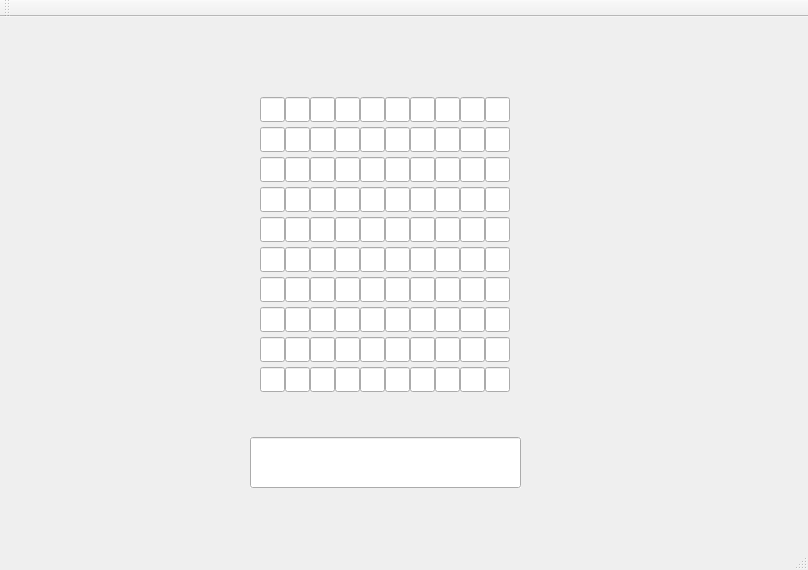
<?xml version="1.0" encoding="UTF-8"?>
<ui version="4.0">
 <class>MainWindow</class>
 <widget class="QMainWindow" name="MainWindow">
  <property name="geometry">
   <rect>
    <x>0</x>
    <y>0</y>
    <width>808</width>
    <height>570</height>
   </rect>
  </property>
  <property name="windowTitle">
   <string>Crossword</string>
  </property>
  <widget class="QWidget" name="centralWidget">
   <widget class="QLineEdit" name="L01">
    <property name="geometry">
     <rect>
      <x>285</x>
      <y>80</y>
      <width>25</width>
      <height>25</height>
     </rect>
    </property>
    <property name="maxLength">
     <number>10</number>
    </property>
   </widget>
   <widget class="QLineEdit" name="L09">
    <property name="geometry">
     <rect>
      <x>485</x>
      <y>80</y>
      <width>25</width>
      <height>25</height>
     </rect>
    </property>
    <property name="maxLength">
     <number>1</number>
    </property>
   </widget>
   <widget class="QLineEdit" name="L07">
    <property name="geometry">
     <rect>
      <x>435</x>
      <y>80</y>
      <width>25</width>
      <height>25</height>
     </rect>
    </property>
    <property name="maxLength">
     <number>1</number>
    </property>
   </widget>
   <widget class="QLineEdit" name="L00">
    <property name="enabled">
     <bool>true</bool>
    </property>
    <property name="geometry">
     <rect>
      <x>260</x>
      <y>80</y>
      <width>25</width>
      <height>25</height>
     </rect>
    </property>
    <property name="inputMask">
     <string/>
    </property>
    <property name="maxLength">
     <number>1</number>
    </property>
    <property name="readOnly">
     <bool>false</bool>
    </property>
   </widget>
   <widget class="QLineEdit" name="L06">
    <property name="geometry">
     <rect>
      <x>410</x>
      <y>80</y>
      <width>25</width>
      <height>25</height>
     </rect>
    </property>
    <property name="maxLength">
     <number>1</number>
    </property>
   </widget>
   <widget class="QLineEdit" name="L08">
    <property name="geometry">
     <rect>
      <x>460</x>
      <y>80</y>
      <width>25</width>
      <height>25</height>
     </rect>
    </property>
    <property name="maxLength">
     <number>1</number>
    </property>
   </widget>
   <widget class="QLineEdit" name="L04">
    <property name="geometry">
     <rect>
      <x>360</x>
      <y>80</y>
      <width>25</width>
      <height>25</height>
     </rect>
    </property>
    <property name="maxLength">
     <number>1</number>
    </property>
   </widget>
   <widget class="QLineEdit" name="L03">
    <property name="geometry">
     <rect>
      <x>335</x>
      <y>80</y>
      <width>25</width>
      <height>25</height>
     </rect>
    </property>
    <property name="maxLength">
     <number>1</number>
    </property>
   </widget>
   <widget class="QLineEdit" name="L05">
    <property name="geometry">
     <rect>
      <x>385</x>
      <y>80</y>
      <width>25</width>
      <height>25</height>
     </rect>
    </property>
    <property name="maxLength">
     <number>1</number>
    </property>
   </widget>
   <widget class="QLineEdit" name="L02">
    <property name="geometry">
     <rect>
      <x>310</x>
      <y>80</y>
      <width>25</width>
      <height>25</height>
     </rect>
    </property>
    <property name="maxLength">
     <number>1</number>
    </property>
   </widget>
   <widget class="QLineEdit" name="L15">
    <property name="geometry">
     <rect>
      <x>385</x>
      <y>110</y>
      <width>25</width>
      <height>25</height>
     </rect>
    </property>
    <property name="maxLength">
     <number>1</number>
    </property>
   </widget>
   <widget class="QLineEdit" name="L16">
    <property name="geometry">
     <rect>
      <x>410</x>
      <y>110</y>
      <width>25</width>
      <height>25</height>
     </rect>
    </property>
    <property name="maxLength">
     <number>1</number>
    </property>
   </widget>
   <widget class="QLineEdit" name="L13">
    <property name="geometry">
     <rect>
      <x>335</x>
      <y>110</y>
      <width>25</width>
      <height>25</height>
     </rect>
    </property>
    <property name="maxLength">
     <number>1</number>
    </property>
   </widget>
   <widget class="QLineEdit" name="L10">
    <property name="geometry">
     <rect>
      <x>260</x>
      <y>110</y>
      <width>25</width>
      <height>25</height>
     </rect>
    </property>
    <property name="maxLength">
     <number>1</number>
    </property>
   </widget>
   <widget class="QLineEdit" name="L12">
    <property name="geometry">
     <rect>
      <x>310</x>
      <y>110</y>
      <width>25</width>
      <height>25</height>
     </rect>
    </property>
    <property name="maxLength">
     <number>1</number>
    </property>
   </widget>
   <widget class="QLineEdit" name="L14">
    <property name="geometry">
     <rect>
      <x>360</x>
      <y>110</y>
      <width>25</width>
      <height>25</height>
     </rect>
    </property>
    <property name="maxLength">
     <number>1</number>
    </property>
   </widget>
   <widget class="QLineEdit" name="L11">
    <property name="geometry">
     <rect>
      <x>285</x>
      <y>110</y>
      <width>25</width>
      <height>25</height>
     </rect>
    </property>
    <property name="maxLength">
     <number>1</number>
    </property>
   </widget>
   <widget class="QLineEdit" name="L17">
    <property name="geometry">
     <rect>
      <x>435</x>
      <y>110</y>
      <width>25</width>
      <height>25</height>
     </rect>
    </property>
    <property name="maxLength">
     <number>1</number>
    </property>
   </widget>
   <widget class="QLineEdit" name="L19">
    <property name="geometry">
     <rect>
      <x>485</x>
      <y>110</y>
      <width>25</width>
      <height>25</height>
     </rect>
    </property>
    <property name="maxLength">
     <number>1</number>
    </property>
   </widget>
   <widget class="QLineEdit" name="L18">
    <property name="geometry">
     <rect>
      <x>460</x>
      <y>110</y>
      <width>25</width>
      <height>25</height>
     </rect>
    </property>
    <property name="maxLength">
     <number>1</number>
    </property>
   </widget>
   <widget class="QLineEdit" name="L25">
    <property name="geometry">
     <rect>
      <x>385</x>
      <y>140</y>
      <width>25</width>
      <height>25</height>
     </rect>
    </property>
    <property name="maxLength">
     <number>1</number>
    </property>
   </widget>
   <widget class="QLineEdit" name="L26">
    <property name="geometry">
     <rect>
      <x>410</x>
      <y>140</y>
      <width>25</width>
      <height>25</height>
     </rect>
    </property>
    <property name="maxLength">
     <number>1</number>
    </property>
   </widget>
   <widget class="QLineEdit" name="L23">
    <property name="geometry">
     <rect>
      <x>335</x>
      <y>140</y>
      <width>25</width>
      <height>25</height>
     </rect>
    </property>
    <property name="maxLength">
     <number>1</number>
    </property>
   </widget>
   <widget class="QLineEdit" name="L20">
    <property name="geometry">
     <rect>
      <x>260</x>
      <y>140</y>
      <width>25</width>
      <height>25</height>
     </rect>
    </property>
    <property name="maxLength">
     <number>1</number>
    </property>
   </widget>
   <widget class="QLineEdit" name="L22">
    <property name="geometry">
     <rect>
      <x>310</x>
      <y>140</y>
      <width>25</width>
      <height>25</height>
     </rect>
    </property>
    <property name="maxLength">
     <number>1</number>
    </property>
   </widget>
   <widget class="QLineEdit" name="L24">
    <property name="geometry">
     <rect>
      <x>360</x>
      <y>140</y>
      <width>25</width>
      <height>25</height>
     </rect>
    </property>
    <property name="maxLength">
     <number>1</number>
    </property>
   </widget>
   <widget class="QLineEdit" name="L21">
    <property name="geometry">
     <rect>
      <x>285</x>
      <y>140</y>
      <width>25</width>
      <height>25</height>
     </rect>
    </property>
    <property name="maxLength">
     <number>1</number>
    </property>
   </widget>
   <widget class="QLineEdit" name="L27">
    <property name="geometry">
     <rect>
      <x>435</x>
      <y>140</y>
      <width>25</width>
      <height>25</height>
     </rect>
    </property>
    <property name="maxLength">
     <number>1</number>
    </property>
   </widget>
   <widget class="QLineEdit" name="L29">
    <property name="geometry">
     <rect>
      <x>485</x>
      <y>140</y>
      <width>25</width>
      <height>25</height>
     </rect>
    </property>
    <property name="maxLength">
     <number>1</number>
    </property>
   </widget>
   <widget class="QLineEdit" name="L28">
    <property name="geometry">
     <rect>
      <x>460</x>
      <y>140</y>
      <width>25</width>
      <height>25</height>
     </rect>
    </property>
    <property name="maxLength">
     <number>1</number>
    </property>
   </widget>
   <widget class="QLineEdit" name="L35">
    <property name="geometry">
     <rect>
      <x>385</x>
      <y>170</y>
      <width>25</width>
      <height>25</height>
     </rect>
    </property>
    <property name="maxLength">
     <number>1</number>
    </property>
   </widget>
   <widget class="QLineEdit" name="L36">
    <property name="geometry">
     <rect>
      <x>410</x>
      <y>170</y>
      <width>25</width>
      <height>25</height>
     </rect>
    </property>
    <property name="maxLength">
     <number>1</number>
    </property>
   </widget>
   <widget class="QLineEdit" name="L33">
    <property name="geometry">
     <rect>
      <x>335</x>
      <y>170</y>
      <width>25</width>
      <height>25</height>
     </rect>
    </property>
    <property name="maxLength">
     <number>1</number>
    </property>
   </widget>
   <widget class="QLineEdit" name="L30">
    <property name="geometry">
     <rect>
      <x>260</x>
      <y>170</y>
      <width>25</width>
      <height>25</height>
     </rect>
    </property>
    <property name="maxLength">
     <number>1</number>
    </property>
   </widget>
   <widget class="QLineEdit" name="L32">
    <property name="geometry">
     <rect>
      <x>310</x>
      <y>170</y>
      <width>25</width>
      <height>25</height>
     </rect>
    </property>
    <property name="maxLength">
     <number>1</number>
    </property>
   </widget>
   <widget class="QLineEdit" name="L34">
    <property name="geometry">
     <rect>
      <x>360</x>
      <y>170</y>
      <width>25</width>
      <height>25</height>
     </rect>
    </property>
    <property name="maxLength">
     <number>1</number>
    </property>
   </widget>
   <widget class="QLineEdit" name="L31">
    <property name="geometry">
     <rect>
      <x>285</x>
      <y>170</y>
      <width>25</width>
      <height>25</height>
     </rect>
    </property>
    <property name="maxLength">
     <number>1</number>
    </property>
   </widget>
   <widget class="QLineEdit" name="L37">
    <property name="geometry">
     <rect>
      <x>435</x>
      <y>170</y>
      <width>25</width>
      <height>25</height>
     </rect>
    </property>
    <property name="maxLength">
     <number>1</number>
    </property>
   </widget>
   <widget class="QLineEdit" name="L39">
    <property name="geometry">
     <rect>
      <x>485</x>
      <y>170</y>
      <width>25</width>
      <height>25</height>
     </rect>
    </property>
    <property name="maxLength">
     <number>1</number>
    </property>
   </widget>
   <widget class="QLineEdit" name="L38">
    <property name="geometry">
     <rect>
      <x>460</x>
      <y>170</y>
      <width>25</width>
      <height>25</height>
     </rect>
    </property>
    <property name="maxLength">
     <number>1</number>
    </property>
   </widget>
   <widget class="QLineEdit" name="L45">
    <property name="geometry">
     <rect>
      <x>385</x>
      <y>200</y>
      <width>25</width>
      <height>25</height>
     </rect>
    </property>
    <property name="maxLength">
     <number>1</number>
    </property>
   </widget>
   <widget class="QLineEdit" name="L46">
    <property name="geometry">
     <rect>
      <x>410</x>
      <y>200</y>
      <width>25</width>
      <height>25</height>
     </rect>
    </property>
    <property name="maxLength">
     <number>1</number>
    </property>
   </widget>
   <widget class="QLineEdit" name="L43">
    <property name="geometry">
     <rect>
      <x>335</x>
      <y>200</y>
      <width>25</width>
      <height>25</height>
     </rect>
    </property>
    <property name="maxLength">
     <number>1</number>
    </property>
   </widget>
   <widget class="QLineEdit" name="L40">
    <property name="geometry">
     <rect>
      <x>260</x>
      <y>200</y>
      <width>25</width>
      <height>25</height>
     </rect>
    </property>
    <property name="maxLength">
     <number>1</number>
    </property>
   </widget>
   <widget class="QLineEdit" name="L42">
    <property name="geometry">
     <rect>
      <x>310</x>
      <y>200</y>
      <width>25</width>
      <height>25</height>
     </rect>
    </property>
    <property name="maxLength">
     <number>1</number>
    </property>
   </widget>
   <widget class="QLineEdit" name="L44">
    <property name="geometry">
     <rect>
      <x>360</x>
      <y>200</y>
      <width>25</width>
      <height>25</height>
     </rect>
    </property>
    <property name="maxLength">
     <number>1</number>
    </property>
   </widget>
   <widget class="QLineEdit" name="L41">
    <property name="geometry">
     <rect>
      <x>285</x>
      <y>200</y>
      <width>25</width>
      <height>25</height>
     </rect>
    </property>
    <property name="maxLength">
     <number>1</number>
    </property>
   </widget>
   <widget class="QLineEdit" name="L47">
    <property name="geometry">
     <rect>
      <x>435</x>
      <y>200</y>
      <width>25</width>
      <height>25</height>
     </rect>
    </property>
    <property name="maxLength">
     <number>1</number>
    </property>
   </widget>
   <widget class="QLineEdit" name="L49">
    <property name="geometry">
     <rect>
      <x>485</x>
      <y>200</y>
      <width>25</width>
      <height>25</height>
     </rect>
    </property>
    <property name="maxLength">
     <number>1</number>
    </property>
   </widget>
   <widget class="QLineEdit" name="L48">
    <property name="geometry">
     <rect>
      <x>460</x>
      <y>200</y>
      <width>25</width>
      <height>25</height>
     </rect>
    </property>
    <property name="maxLength">
     <number>1</number>
    </property>
   </widget>
   <widget class="QLineEdit" name="L55">
    <property name="geometry">
     <rect>
      <x>385</x>
      <y>230</y>
      <width>25</width>
      <height>25</height>
     </rect>
    </property>
    <property name="maxLength">
     <number>1</number>
    </property>
   </widget>
   <widget class="QLineEdit" name="L56">
    <property name="geometry">
     <rect>
      <x>410</x>
      <y>230</y>
      <width>25</width>
      <height>25</height>
     </rect>
    </property>
    <property name="maxLength">
     <number>1</number>
    </property>
   </widget>
   <widget class="QLineEdit" name="L53">
    <property name="geometry">
     <rect>
      <x>335</x>
      <y>230</y>
      <width>25</width>
      <height>25</height>
     </rect>
    </property>
    <property name="maxLength">
     <number>1</number>
    </property>
   </widget>
   <widget class="QLineEdit" name="L50">
    <property name="geometry">
     <rect>
      <x>260</x>
      <y>230</y>
      <width>25</width>
      <height>25</height>
     </rect>
    </property>
    <property name="maxLength">
     <number>1</number>
    </property>
   </widget>
   <widget class="QLineEdit" name="L52">
    <property name="geometry">
     <rect>
      <x>310</x>
      <y>230</y>
      <width>25</width>
      <height>25</height>
     </rect>
    </property>
    <property name="maxLength">
     <number>1</number>
    </property>
   </widget>
   <widget class="QLineEdit" name="L54">
    <property name="geometry">
     <rect>
      <x>360</x>
      <y>230</y>
      <width>25</width>
      <height>25</height>
     </rect>
    </property>
    <property name="maxLength">
     <number>1</number>
    </property>
   </widget>
   <widget class="QLineEdit" name="L51">
    <property name="geometry">
     <rect>
      <x>285</x>
      <y>230</y>
      <width>25</width>
      <height>25</height>
     </rect>
    </property>
    <property name="maxLength">
     <number>1</number>
    </property>
   </widget>
   <widget class="QLineEdit" name="L57">
    <property name="geometry">
     <rect>
      <x>435</x>
      <y>230</y>
      <width>25</width>
      <height>25</height>
     </rect>
    </property>
    <property name="maxLength">
     <number>1</number>
    </property>
   </widget>
   <widget class="QLineEdit" name="L59">
    <property name="geometry">
     <rect>
      <x>485</x>
      <y>230</y>
      <width>25</width>
      <height>25</height>
     </rect>
    </property>
    <property name="maxLength">
     <number>1</number>
    </property>
   </widget>
   <widget class="QLineEdit" name="L58">
    <property name="geometry">
     <rect>
      <x>460</x>
      <y>230</y>
      <width>25</width>
      <height>25</height>
     </rect>
    </property>
    <property name="maxLength">
     <number>1</number>
    </property>
   </widget>
   <widget class="QLineEdit" name="L65">
    <property name="geometry">
     <rect>
      <x>385</x>
      <y>260</y>
      <width>25</width>
      <height>25</height>
     </rect>
    </property>
    <property name="maxLength">
     <number>1</number>
    </property>
   </widget>
   <widget class="QLineEdit" name="L66">
    <property name="geometry">
     <rect>
      <x>410</x>
      <y>260</y>
      <width>25</width>
      <height>25</height>
     </rect>
    </property>
    <property name="maxLength">
     <number>1</number>
    </property>
   </widget>
   <widget class="QLineEdit" name="L63">
    <property name="geometry">
     <rect>
      <x>335</x>
      <y>260</y>
      <width>25</width>
      <height>25</height>
     </rect>
    </property>
    <property name="maxLength">
     <number>1</number>
    </property>
   </widget>
   <widget class="QLineEdit" name="L60">
    <property name="geometry">
     <rect>
      <x>260</x>
      <y>260</y>
      <width>25</width>
      <height>25</height>
     </rect>
    </property>
    <property name="maxLength">
     <number>1</number>
    </property>
   </widget>
   <widget class="QLineEdit" name="L62">
    <property name="geometry">
     <rect>
      <x>310</x>
      <y>260</y>
      <width>25</width>
      <height>25</height>
     </rect>
    </property>
    <property name="maxLength">
     <number>1</number>
    </property>
   </widget>
   <widget class="QLineEdit" name="L64">
    <property name="geometry">
     <rect>
      <x>360</x>
      <y>260</y>
      <width>25</width>
      <height>25</height>
     </rect>
    </property>
    <property name="maxLength">
     <number>1</number>
    </property>
   </widget>
   <widget class="QLineEdit" name="L61">
    <property name="geometry">
     <rect>
      <x>285</x>
      <y>260</y>
      <width>25</width>
      <height>25</height>
     </rect>
    </property>
    <property name="maxLength">
     <number>1</number>
    </property>
   </widget>
   <widget class="QLineEdit" name="L67">
    <property name="geometry">
     <rect>
      <x>435</x>
      <y>260</y>
      <width>25</width>
      <height>25</height>
     </rect>
    </property>
    <property name="maxLength">
     <number>1</number>
    </property>
   </widget>
   <widget class="QLineEdit" name="L69">
    <property name="geometry">
     <rect>
      <x>485</x>
      <y>260</y>
      <width>25</width>
      <height>25</height>
     </rect>
    </property>
    <property name="maxLength">
     <number>1</number>
    </property>
   </widget>
   <widget class="QLineEdit" name="L68">
    <property name="geometry">
     <rect>
      <x>460</x>
      <y>260</y>
      <width>25</width>
      <height>25</height>
     </rect>
    </property>
    <property name="maxLength">
     <number>1</number>
    </property>
   </widget>
   <widget class="QLineEdit" name="L75">
    <property name="geometry">
     <rect>
      <x>385</x>
      <y>290</y>
      <width>25</width>
      <height>25</height>
     </rect>
    </property>
    <property name="maxLength">
     <number>1</number>
    </property>
   </widget>
   <widget class="QLineEdit" name="L76">
    <property name="geometry">
     <rect>
      <x>410</x>
      <y>290</y>
      <width>25</width>
      <height>25</height>
     </rect>
    </property>
    <property name="maxLength">
     <number>1</number>
    </property>
   </widget>
   <widget class="QLineEdit" name="L73">
    <property name="geometry">
     <rect>
      <x>335</x>
      <y>290</y>
      <width>25</width>
      <height>25</height>
     </rect>
    </property>
    <property name="maxLength">
     <number>1</number>
    </property>
   </widget>
   <widget class="QLineEdit" name="L70">
    <property name="geometry">
     <rect>
      <x>260</x>
      <y>290</y>
      <width>25</width>
      <height>25</height>
     </rect>
    </property>
    <property name="maxLength">
     <number>1</number>
    </property>
   </widget>
   <widget class="QLineEdit" name="L72">
    <property name="geometry">
     <rect>
      <x>310</x>
      <y>290</y>
      <width>25</width>
      <height>25</height>
     </rect>
    </property>
    <property name="maxLength">
     <number>1</number>
    </property>
   </widget>
   <widget class="QLineEdit" name="L74">
    <property name="geometry">
     <rect>
      <x>360</x>
      <y>290</y>
      <width>25</width>
      <height>25</height>
     </rect>
    </property>
    <property name="maxLength">
     <number>1</number>
    </property>
   </widget>
   <widget class="QLineEdit" name="L71">
    <property name="geometry">
     <rect>
      <x>285</x>
      <y>290</y>
      <width>25</width>
      <height>25</height>
     </rect>
    </property>
    <property name="maxLength">
     <number>1</number>
    </property>
   </widget>
   <widget class="QLineEdit" name="L77">
    <property name="geometry">
     <rect>
      <x>435</x>
      <y>290</y>
      <width>25</width>
      <height>25</height>
     </rect>
    </property>
    <property name="maxLength">
     <number>1</number>
    </property>
   </widget>
   <widget class="QLineEdit" name="L79">
    <property name="geometry">
     <rect>
      <x>485</x>
      <y>290</y>
      <width>25</width>
      <height>25</height>
     </rect>
    </property>
    <property name="maxLength">
     <number>1</number>
    </property>
   </widget>
   <widget class="QLineEdit" name="L78">
    <property name="geometry">
     <rect>
      <x>460</x>
      <y>290</y>
      <width>25</width>
      <height>25</height>
     </rect>
    </property>
    <property name="maxLength">
     <number>1</number>
    </property>
   </widget>
   <widget class="QLineEdit" name="L85">
    <property name="geometry">
     <rect>
      <x>385</x>
      <y>320</y>
      <width>25</width>
      <height>25</height>
     </rect>
    </property>
    <property name="maxLength">
     <number>1</number>
    </property>
   </widget>
   <widget class="QLineEdit" name="L86">
    <property name="geometry">
     <rect>
      <x>410</x>
      <y>320</y>
      <width>25</width>
      <height>25</height>
     </rect>
    </property>
    <property name="maxLength">
     <number>1</number>
    </property>
   </widget>
   <widget class="QLineEdit" name="L83">
    <property name="geometry">
     <rect>
      <x>335</x>
      <y>320</y>
      <width>25</width>
      <height>25</height>
     </rect>
    </property>
    <property name="maxLength">
     <number>1</number>
    </property>
   </widget>
   <widget class="QLineEdit" name="L80">
    <property name="geometry">
     <rect>
      <x>260</x>
      <y>320</y>
      <width>25</width>
      <height>25</height>
     </rect>
    </property>
    <property name="maxLength">
     <number>1</number>
    </property>
   </widget>
   <widget class="QLineEdit" name="L82">
    <property name="geometry">
     <rect>
      <x>310</x>
      <y>320</y>
      <width>25</width>
      <height>25</height>
     </rect>
    </property>
    <property name="maxLength">
     <number>1</number>
    </property>
   </widget>
   <widget class="QLineEdit" name="L84">
    <property name="geometry">
     <rect>
      <x>360</x>
      <y>320</y>
      <width>25</width>
      <height>25</height>
     </rect>
    </property>
    <property name="maxLength">
     <number>1</number>
    </property>
   </widget>
   <widget class="QLineEdit" name="L81">
    <property name="geometry">
     <rect>
      <x>285</x>
      <y>320</y>
      <width>25</width>
      <height>25</height>
     </rect>
    </property>
    <property name="maxLength">
     <number>1</number>
    </property>
   </widget>
   <widget class="QLineEdit" name="L87">
    <property name="geometry">
     <rect>
      <x>435</x>
      <y>320</y>
      <width>25</width>
      <height>25</height>
     </rect>
    </property>
    <property name="maxLength">
     <number>1</number>
    </property>
   </widget>
   <widget class="QLineEdit" name="L89">
    <property name="geometry">
     <rect>
      <x>485</x>
      <y>320</y>
      <width>25</width>
      <height>25</height>
     </rect>
    </property>
    <property name="maxLength">
     <number>1</number>
    </property>
   </widget>
   <widget class="QLineEdit" name="L88">
    <property name="geometry">
     <rect>
      <x>460</x>
      <y>320</y>
      <width>25</width>
      <height>25</height>
     </rect>
    </property>
    <property name="maxLength">
     <number>1</number>
    </property>
   </widget>
   <widget class="QLineEdit" name="L95">
    <property name="geometry">
     <rect>
      <x>385</x>
      <y>350</y>
      <width>25</width>
      <height>25</height>
     </rect>
    </property>
    <property name="maxLength">
     <number>1</number>
    </property>
   </widget>
   <widget class="QLineEdit" name="L96">
    <property name="geometry">
     <rect>
      <x>410</x>
      <y>350</y>
      <width>25</width>
      <height>25</height>
     </rect>
    </property>
    <property name="maxLength">
     <number>1</number>
    </property>
   </widget>
   <widget class="QLineEdit" name="L93">
    <property name="geometry">
     <rect>
      <x>335</x>
      <y>350</y>
      <width>25</width>
      <height>25</height>
     </rect>
    </property>
    <property name="maxLength">
     <number>1</number>
    </property>
   </widget>
   <widget class="QLineEdit" name="L90">
    <property name="geometry">
     <rect>
      <x>260</x>
      <y>350</y>
      <width>25</width>
      <height>25</height>
     </rect>
    </property>
    <property name="maxLength">
     <number>1</number>
    </property>
   </widget>
   <widget class="QLineEdit" name="L92">
    <property name="geometry">
     <rect>
      <x>310</x>
      <y>350</y>
      <width>25</width>
      <height>25</height>
     </rect>
    </property>
    <property name="maxLength">
     <number>1</number>
    </property>
   </widget>
   <widget class="QLineEdit" name="L94">
    <property name="geometry">
     <rect>
      <x>360</x>
      <y>350</y>
      <width>25</width>
      <height>25</height>
     </rect>
    </property>
    <property name="maxLength">
     <number>1</number>
    </property>
   </widget>
   <widget class="QLineEdit" name="L91">
    <property name="geometry">
     <rect>
      <x>285</x>
      <y>350</y>
      <width>25</width>
      <height>25</height>
     </rect>
    </property>
    <property name="maxLength">
     <number>1</number>
    </property>
   </widget>
   <widget class="QLineEdit" name="L97">
    <property name="geometry">
     <rect>
      <x>435</x>
      <y>350</y>
      <width>25</width>
      <height>25</height>
     </rect>
    </property>
    <property name="maxLength">
     <number>1</number>
    </property>
   </widget>
   <widget class="QLineEdit" name="L99">
    <property name="geometry">
     <rect>
      <x>485</x>
      <y>350</y>
      <width>25</width>
      <height>25</height>
     </rect>
    </property>
    <property name="maxLength">
     <number>1</number>
    </property>
   </widget>
   <widget class="QLineEdit" name="L98">
    <property name="enabled">
     <bool>true</bool>
    </property>
    <property name="geometry">
     <rect>
      <x>460</x>
      <y>350</y>
      <width>25</width>
      <height>25</height>
     </rect>
    </property>
    <property name="maxLength">
     <number>1</number>
    </property>
   </widget>
   <widget class="QLineEdit" name="MessageBox">
    <property name="geometry">
     <rect>
      <x>250</x>
      <y>420</y>
      <width>271</width>
      <height>51</height>
     </rect>
    </property>
    <property name="font">
     <font>
      <weight>75</weight>
      <italic>false</italic>
      <bold>true</bold>
     </font>
    </property>
    <property name="autoFillBackground">
     <bool>true</bool>
    </property>
    <property name="alignment">
     <set>Qt::AlignCenter</set>
    </property>
   </widget>
  </widget>
  <widget class="QMenuBar" name="menuBar">
   <property name="geometry">
    <rect>
     <x>0</x>
     <y>0</y>
     <width>808</width>
     <height>26</height>
    </rect>
   </property>
  </widget>
  <widget class="QToolBar" name="mainToolBar">
   <attribute name="toolBarArea">
    <enum>TopToolBarArea</enum>
   </attribute>
   <attribute name="toolBarBreak">
    <bool>false</bool>
   </attribute>
  </widget>
  <widget class="QStatusBar" name="statusBar"/>
 </widget>
 <layoutdefault spacing="6" margin="11"/>
 <resources/>
 <connections/>
</ui>
